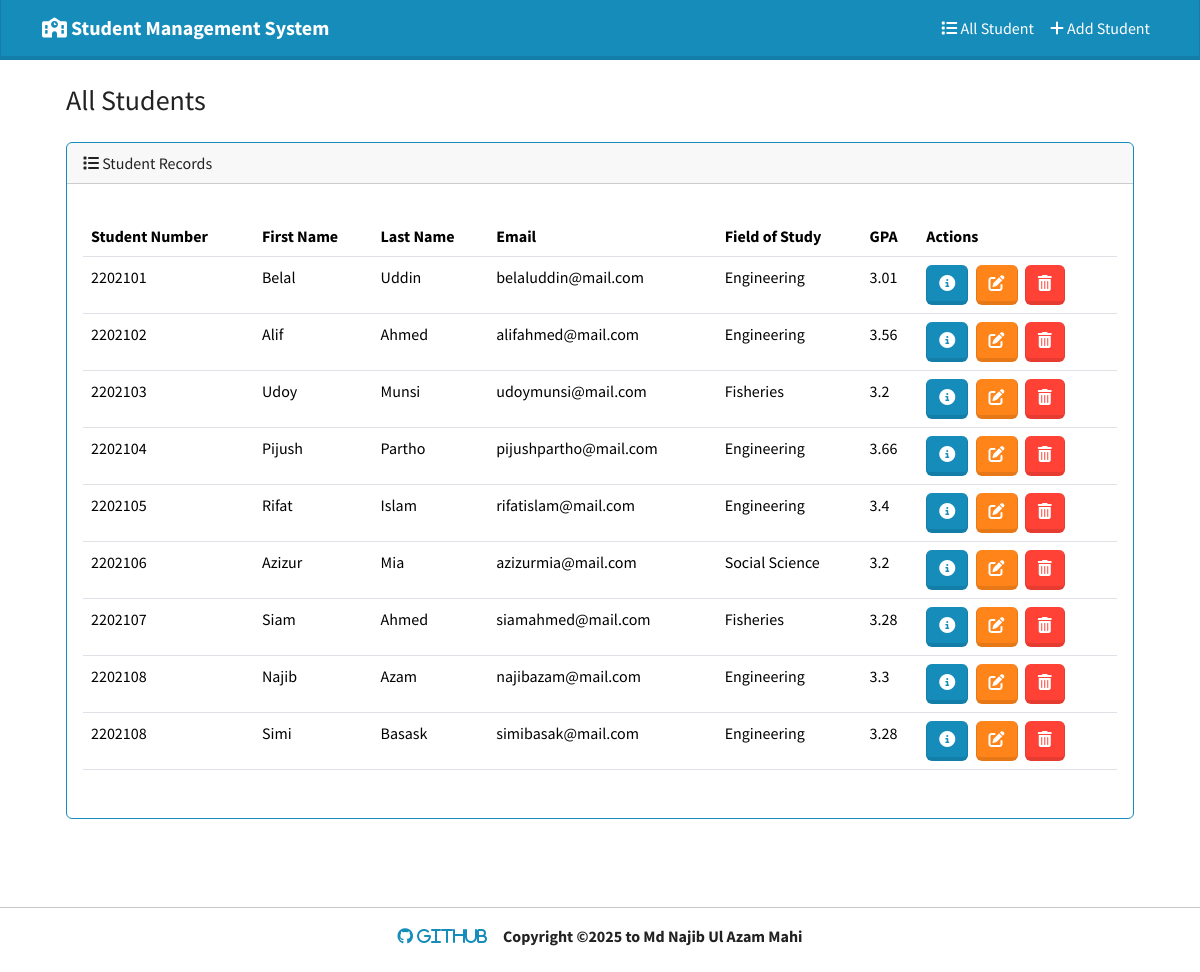
The page / on the database its author committed.
### students/models.py (models this page shows)
class Student(models.Model):
    student_number = models.PositiveIntegerField()
    first_name = models.CharField(max_length=50)
    last_name = models.CharField(max_length=50)
    email = models.EmailField(max_length=100)
    field_of_study = models.CharField(max_length=50)
    gpa = models.FloatField()

### students/views.py (the view)
# urls.py: path('', views.index, name='index'),
def index(request):
    return render(request, 'students/index.html', {
        'students': Student.objects.all()
    })

### students/templates/students/index.html (shortened to what this page needs)
{% extends "students/base.html" %}
{% block body %}
<h3 class="m-4">All Students</h3>
<div class="row">
    <div class="col-12">
        {% if students %}
        <div class="card border-primary mb-4 ms-4 me-4">
            <div class="card-header">
                <i class="fa-solid fa-list"></i> Student Records
            </div>
            <div class="card-body">
              <p class="card-text">
                <div class="table-responsive">
                    <table class="table table-hover">
                        <thead>
                          <tr>
                            <th scope="col">Student Number</th>
                            <th scope="col">First Name</th>
                            <th scope="col">Last Name</th>
                            <th scope="col">Email</th>
                            <th scope="col">Field of Study</th>
                            <th scope="col">GPA</th>
                            <th scope="col">Actions</th>
                          </tr>
                        </thead>
                        <tbody>
                          {% for student in students %}
                            <tr>
                                <td>{{ student.student_number }}</td>
                                <td>{{ student.first_name }}</td>
                                <td>{{ student.last_name }}</td>
                                <td>{{ student.email }}</td>
                                <td>{{ student.field_of_study }}</td>
                                <td>{{ student.gpa }}</td>
                                <td>
                                    <button type="button" class="btn btn-primary me-1"
                                    href="{% url 'view_student' student.id %}"
                                    data-bs-toggle="modal"
                                    data-bs-target="#myModal{{student.id}}">
                                        <i class="fa-solid fa-circle-info"></i>
                                    </button>
                                    <a href="{% url 'edit' student.id %}" class="btn btn-warning me-1">
                                        <i class="fa-solid fa-pen-to-square"></i>
                                    </a>
                                    <button type="button" class="btn btn-danger" data-bs-toggle="modal" data-bs-target="#delete{{student.id}}">
                                        <i class="fa-solid fa-trash-can"></i>
                                    </button>
                                </td>
                            </tr>
                          {% endfor %}
                        </tbody>
                      </table>
                </div>
              </p>
            </div>
        </div>
        {% else %}
        <h5 class="alert alert-info ms-4 me-4">No Student Records</h5>
        {% endif %}
    </div>
</div>
{% endblock %}

### students/templates/students/base.html (shortened to what this page needs)
{% load static %}
<!DOCTYPE html>
<html lang="en">
<head>
    <link rel="stylesheet" href="https://cdnjs.cloudflare.com/ajax/libs/font-awesome/6.7.2/css/all.min.css">
    <link href="{% static 'css/bootstrap.min.css' %}" rel="stylesheet">
</head>
<body class="d-flex flex-column min-vh-100">
    <nav class="navbar navbar-expand-lg bg-primary" data-bs-theme="dark">
        <div class="container">
          <a class="navbar-brand" href="{% url 'index' %}">
            <i class="fa-solid fa-school"></i> <b>Student Management System</b>
          </a>
          <div class="collapse navbar-collapse" id="navbarColor01">
            <ul class="navbar-nav ms-auto">
              <li class="nav-item">
                <a class="nav-link active" href="{% url 'index' %}">
                    <i class="fa-solid fa-list"></i> All Student
                </a>
              </li>
              <li class="nav-item">
                <a class="nav-link active" href="{% url 'add' %}">
                    <i class="fa-solid fa-plus"></i> Add Student
                </a>
              </li>
            </ul>
          </div>
        </div>
    </nav>
    <div class="container">
        {% block body %}
        {% endblock %}
    </div>
    <br>
    <br>
    <hr>
    <footer class="mx-auto mb-4 d-flex align-items-center gap-3">
      <a href="https://github.com/neural-bot/Django_Student_Management_App" target="_blank" class="mt-auto">
        <i class="fa-brands fa-github"> Github</i>
      </a>
      <div class="text-center">
          <span class="fw-bold">
              Copyright &copy;<script>document.write(new Date().getFullYear())</script> to Md Najib Ul Azam Mahi
          </span>
      </div>
  </footer>
</body>
</html>

### rows shown on the page
Student: student_number "2202101", first_name "Belal", last_name "Uddin", email "belaluddin@mail.com", field_of_study "Engineering", gpa "3.01"
Student: student_number "2202102", first_name "Alif", last_name "Ahmed", email "alifahmed@mail.com", field_of_study "Engineering", gpa "3.56"
Student: student_number "2202103", first_name "Udoy", last_name "Munsi", email "udoymunsi@mail.com", field_of_study "Fisheries", gpa "3.2"
Student: student_number "2202104", first_name "Pijush", last_name "Partho", email "pijushpartho@mail.com", field_of_study "Engineering", gpa "3.66"
Student: student_number "2202105", first_name "Rifat", last_name "Islam", email "rifatislam@mail.com", field_of_study "Engineering", gpa "3.4"
Student: student_number "2202106", first_name "Azizur", last_name "Mia", email "azizurmia@mail.com", field_of_study "Social Science", gpa "3.2"
Student: student_number "2202107", first_name "Siam", last_name "Ahmed", email "siamahmed@mail.com", field_of_study "Fisheries", gpa "3.28"
Student: student_number "2202108", first_name "Najib", last_name "Azam", email "najibazam@mail.com", field_of_study "Engineering", gpa "3.3"
Student: student_number "2202108", first_name "Simi", last_name "Basask", email "simibasak@mail.com", field_of_study "Engineering", gpa "3.28"
